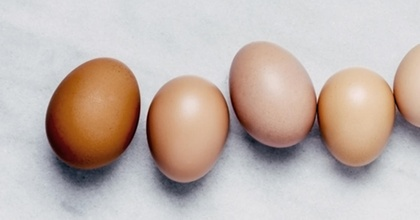
%> input picture The2/THE2_images/B1.jpg, 420 x 220 px, shrunk from 1200 x 630 before the run
$ octave the2_part2.m   (GNU Octave 9; MATLAB toolbox functions it lacks are replaced by stand-ins)
%> lines starting %> are read from the running program, lines starting %| are printed output that depends on the picture; in (x1, y1, x2, y2) boxes, pixels count from 0 and x2, y2 are one past the last pixel; in counts of white or black regions, pixels touching at a corner belong together; the program's own positions count from 1
%Ali Alper Yüksel, 2036390
%Ulaþcan Deniz Genç, 2099034
rgbImage1 = imread('B1.jpg');
%> rgbImage1 is the input picture: size 220x420x3 uint8; mean R, G, B 195.1, 181.1, 174.8
rgbImage2 = imread('B2.jpg');
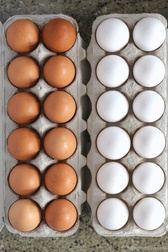
%> input picture The2/THE2_images/B2.jpg, 168 x 252 px, shrunk from 480 x 720 before the run
%> rgbImage2 is the input picture: size 252x168x3 uint8; mean R, G, B 160.4, 140.5, 127.9

result_image1 = the2_partb(rgbImage1);
result_image2 = the2_partb(rgbImage2);

imwrite(result_image1,'B1_result.jpg');
imwrite(result_image2,'B2_result.jpg');

function result_image = the2_partb(rgbImage)

%Convert colored image into gray-scale image
gray_image = rgb2gray(rgbImage);
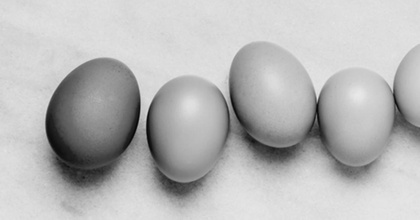
%> gray_image: size 220x420 uint8; min 7, max 233, mean 184.6
height = size(gray_image, 1);
%> height = 220
width = size(gray_image, 2);
%> width = 420
%Take FT of image
ft_image = fft2(gray_image);
%figure, imshow(fftshift(abs(ft_image)), [0, 40000]); % display the transform

%Construct the frequency domain filter
center_x = round(width/2);
%> center_x = 210
center_y = round(height/2);
%> center_y = 110
filter = zeros(height, width);

%Apply high-pass filter with radius 130
for x = 1:width
   for y = 1:height
      distance = sqrt((x-center_x)^2 + (y-center_y)^2);
      if((distance > 120))
         filter(y, x) = 1;
      end
   end
end
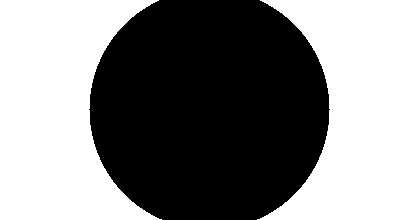
%> filter: size 220x420 double; values 0 (black) and 1 (white), 52.4% white; 1 black region, box (x1, y1, x2, y2) and area: (89, 0, 330, 220) 43946

filter = fftshift(filter); % shift back
ft_image = ft_image .* filter; % element-wise multiplication
%figure, imshow(fftshift(abs(ft_image)), [0, 40000]); % display filtered transform
transformed_image = abs(ifft2(ft_image));
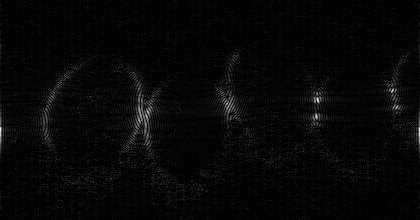
%> transformed_image: size 220x420 double; min 0.00201, max 32.05, mean 0.9; drawn with min black and max white

%Transformed values should be mapped
transformed_image = transformed_image/255.0; % Adjust the color range to [0, 1]
%Map the gray levels to the range [0.0, 1.0] to show edges in a marked way
transformed_image = imadjust(transformed_image,[min(transformed_image(:)); max(transformed_image(:))],[0.0; 1.0]);
%> in the2_partb (call 2), `gray_image = rgb2gray(rgbImage);`:
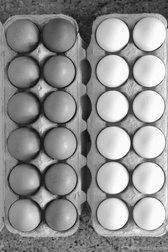
%> gray_image: size 252x168 uint8; min 11, max 255, mean 145
%> after the loop in the2_partb (call 2), `for x = 1:width`:
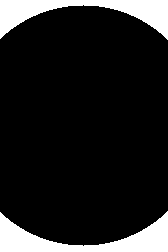
%> filter: size 252x168 double; values 0 (black) and 1 (white), 13.3% white; 2 white regions, box (x1, y1, x2, y2) and area: (0, 211, 168, 252) 2891, (0, 0, 168, 40) 2723
%> in the2_partb (call 2), `transformed_image = abs(ifft2(ft_image));`:
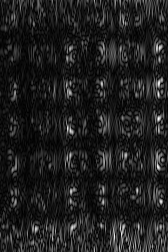
%> transformed_image: size 252x168 double; min 0.00509, max 10.6, mean 1.31; drawn with min black and max white


%figure, imshow(result); % Display the output image
result_image = transformed_image;

end
